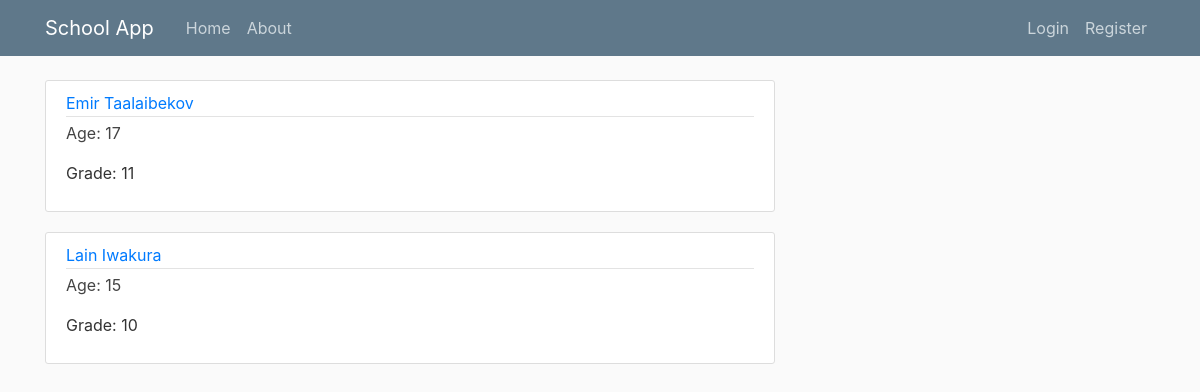
Page /home on the earlier database version.
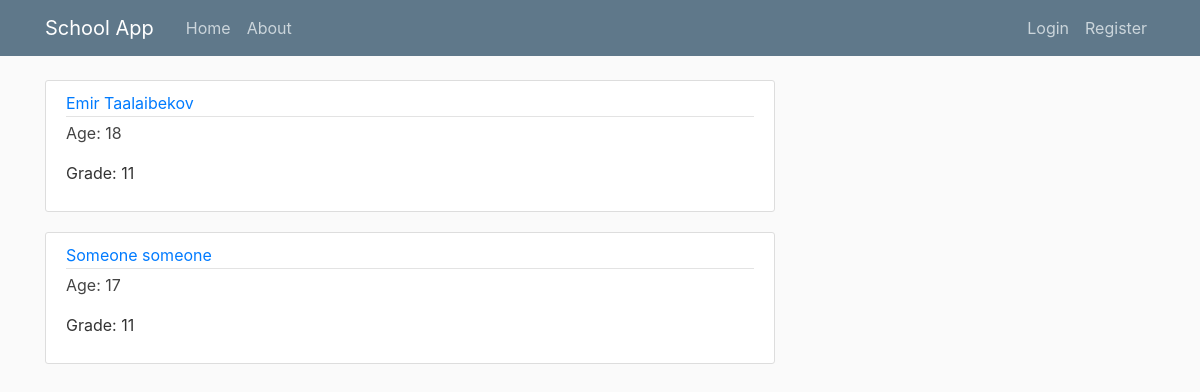
Same page on the later database version.
### schoolapp/models.py (models this page shows, shortened)
class User(db.Model, UserMixin):
    id = db.Column(db.Integer, primary_key=True)
    email = db.Column(db.String(120), unique=True, nullable=False)
    password = db.Column(db.String(60), nullable=False)
    username = db.Column(db.String(100), unique=True, nullable=False)
    age = db.Column(db.Integer, nullable=False)
    grade = db.Column(db.Integer, nullable=False)
    address = db.Column(db.String(100), nullable=False)
    image_file = db.Column(db.String(20), nullable=False, default='default.jpg')

### schoolapp/routes.py (the view)
@app.route("/")
@app.route("/home")
def home():
    users = User.query.all()
    return render_template('home.html', users=users)

### schoolapp/templates/home.html
{% extends "layout.html" %}
{% block content %}
    {% for user in users %}
        <article class="media content-section">
          <div class="media-body">
            <div class="article-metadata">
              <a class="mr-2" href="#">{{ user.username }}</a>
            </div>
            <p><a class="article-title" href="#">Age: {{ user.age }}</a></p>
            <p class="article-content">Grade: {{ user.grade }}</p>
          </div>
        </article>
    {% endfor %}
{% endblock content %}

### schoolapp/templates/layout.html (shortened to what this page needs)
<!DOCTYPE html>
<html lang="en">
<head>
    <link rel="stylesheet" href="https://maxcdn.bootstrapcdn.com/bootstrap/4.0.0/css/bootstrap.min.css">
    <link rel="stylesheet" type="text/css" href="{{ url_for('static', filename='main.css') }}">
</head>
<body>
    <header class="site-header">
      <nav class="navbar navbar-expand-md navbar-dark bg-steel fixed-top">
        <div class="container">
          <a class="navbar-brand mr-4" href="/">School App</a>
          <div class="collapse navbar-collapse" id="navbarToggle">
            <div class="navbar-nav mr-auto">
              <a class="nav-item nav-link" href="{{ url_for("home") }}">Home</a>
              <a class="nav-item nav-link" href="{{ url_for("about") }}">About</a>
            </div>
            <div class="navbar-nav">
                {% if current_user.is_authenticated %}
                    <a class="nav-item nav-link" href="{{ url_for("account") }}">Account</a>
                    <a class="nav-item nav-link" href="{{ url_for("logout") }}">Logout</a>
                {% else %}
                  <a class="nav-item nav-link" href="{{ url_for("login") }}">Login</a>
                  <a class="nav-item nav-link" href="{{ url_for("register") }}">Register</a>
                {% endif %}
            </div>
          </div>
        </div>
      </nav>
    </header>
    <main role="main" class="container">
      <div class="row">
        <div class="col-md-8">
            {% block content %}{% endblock %}
        </div>
      </div>
    </main>
</body>
</html>

### schoolapp/static/main.css (style rules this page uses)
body { background: #fafafa; color: #333333; margin-top: 5rem; }
.bg-steel { background-color: #5f788a; }
.site-header .navbar-nav .nav-link { color: #cbd5db; }
.content-section { background: #ffffff; padding: 10px 20px; border: 1px solid #dddddd; border-radius: 3px; margin-bottom: 20px; }
.article-title { color: #444444; }
.article-content { white-space: pre-line; }
.article-metadata { padding-bottom: 1px; margin-bottom: 4px; border-bottom: 1px solid #e3e3e3 }

Differences in the rows shown:
removed User: username "Lain Iwakura", age "15", grade "10"
changed User "Emir Taalaibekov": age "17" → "18"
added User: username "Someone someone", age "17", grade "11"
